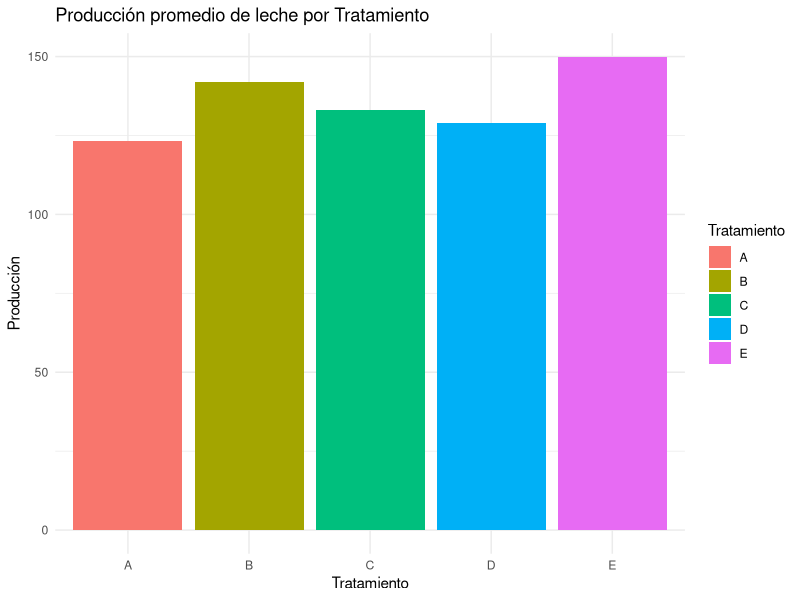
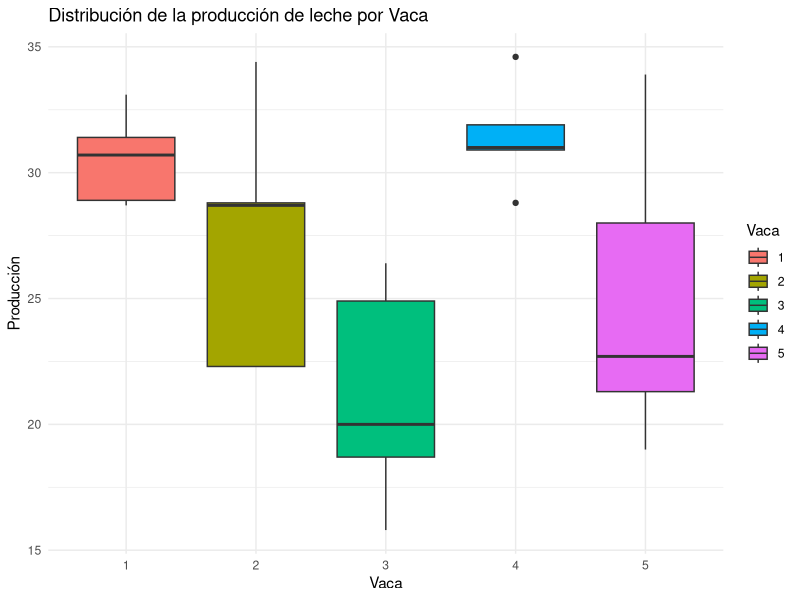
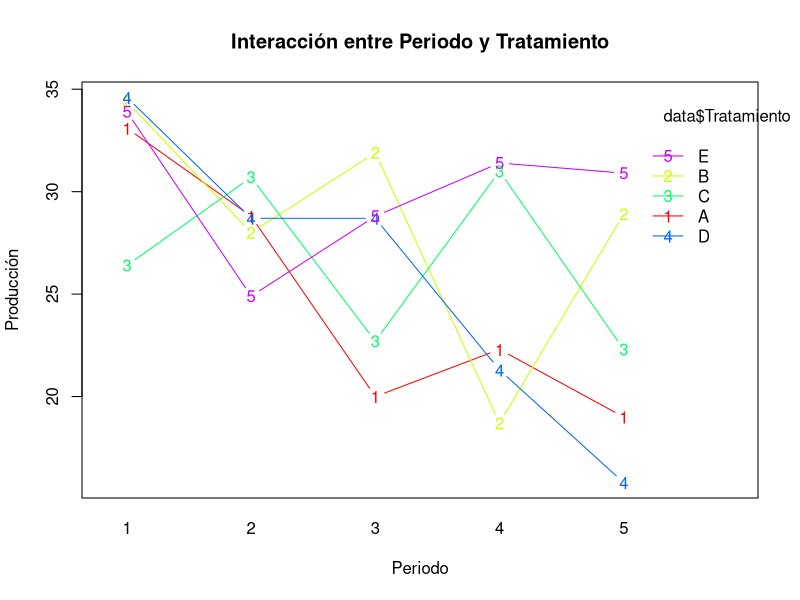

These figures' R source, in order: (Note: this script raises an error after producing the figures.)

# Diseño cuadrado latino 
#datos=read.delim("clipboard",dec=",")
#

# Instalar y cargar paquetes necesarios
if (!requireNamespace("ggplot2", quietly = TRUE)) install.packages("ggplot2")
if (!requireNamespace("dplyr", quietly = TRUE)) install.packages("dplyr")

library(ggplot2)
library(dplyr)

# Datos
data <- data.frame(
  Periodo = factor(rep(1:5, each = 5)),
  Vaca = factor(rep(1:5, times = 5)),
  Tratamiento = factor(c('A', 'B', 'C', 'D', 'E', 'C', 'D', 'E', 'A', 'B', 
                         'D', 'E', 'A', 'B', 'C', 'E', 'A', 'B', 'C', 'D', 
                         'B', 'C', 'D', 'E', 'A')),
  Produccion = c(33.1, 34.4, 26.4, 34.6, 33.9, 30.7, 28.7, 24.9, 28.8, 28.0, 
                 28.7, 28.8, 20.0, 31.9, 22.7, 31.4, 22.3, 18.7, 31.0, 21.3, 
                 28.9, 22.3, 15.8, 30.9, 19.0)
)
View(data)
# Mostrar los primeros registros del data frame
head(data)

# Análisis de Varianza (ANOVA) para el diseño cuadrado latino
modelo <- aov(Produccion ~ Periodo + Vaca + Tratamiento, data = data)
summary(modelo)

# Gráfica de barras de la producción por tratamiento
ggplot(data, aes(x = Tratamiento, y = Produccion, fill = Tratamiento)) +
  geom_bar(stat = "identity") +
  theme_minimal() +
  labs(title = "Producción promedio de leche por Tratamiento",
       x = "Tratamiento",
       y = "Producción")

# Gráfica de caja (boxplot) de la producción por vaca
ggplot(data, aes(x = Vaca, y = Produccion, fill = Vaca)) +
  geom_boxplot() +
  theme_minimal() +
  labs(title = "Distribución de la producción de leche por Vaca",
       x = "Vaca",
       y = "Producción")

# Gráfica de interacción entre Periodo y Tratamiento
interaction.plot(data$Periodo, data$Tratamiento, data$Produccion, 
                 col = rainbow(5), lty = 1, type = "b",
                 main = "Interacción entre Periodo y Tratamiento",
                 xlab = "Periodo",
                 ylab = "Producción")


TUKEY<- HSD.test(modelo,"Tratamiento",group=TRUE,console=TRUE)


plot(TUKEY,variation="SD")


